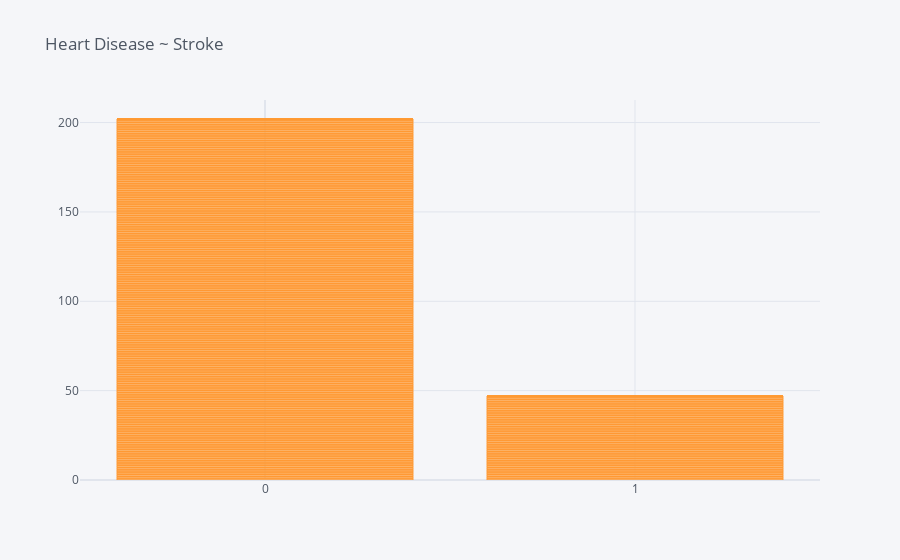

Source (notebook cell):
### Code cell
df.iplot(kind='bar',x='heart_disease',y='stroke', title = 'Heart Disease ~ Stroke')

### Figure 1 — Plotly figure (JSON) as saved in the notebook; plotly's stock layout.template omitted (floating-point values rounded to 4 significant figures; data arrays with more than 128 entries replaced by an {"elided": "..."} marker saying what was removed)
{"data": [{"marker": {"color": "rgba(255, 153, 51, 0.6)", "line": {"color": "rgba(255, 153, 51, 1.0)", "width": 1}}, "name": "stroke", "orientation": "v", "text": "", "type": "bar", "x": {"elided": "5110 int values"}, "y": {"elided": "5110 int values"}}], "layout": {"legend": {"bgcolor": "#F5F6F9", "font": {"color": "#4D5663"}}, "paper_bgcolor": "#F5F6F9", "plot_bgcolor": "#F5F6F9", "title": {"font": {"color": "#4D5663"}, "text": "Heart Disease ~ Stroke"}, "xaxis": {"gridcolor": "#E1E5ED", "showgrid": true, "tickfont": {"color": "#4D5663"}, "title": {"font": {"color": "#4D5663"}, "text": ""}, "zerolinecolor": "#E1E5ED"}, "yaxis": {"gridcolor": "#E1E5ED", "showgrid": true, "tickfont": {"color": "#4D5663"}, "title": {"font": {"color": "#4D5663"}, "text": ""}, "zerolinecolor": "#E1E5ED"}}}
